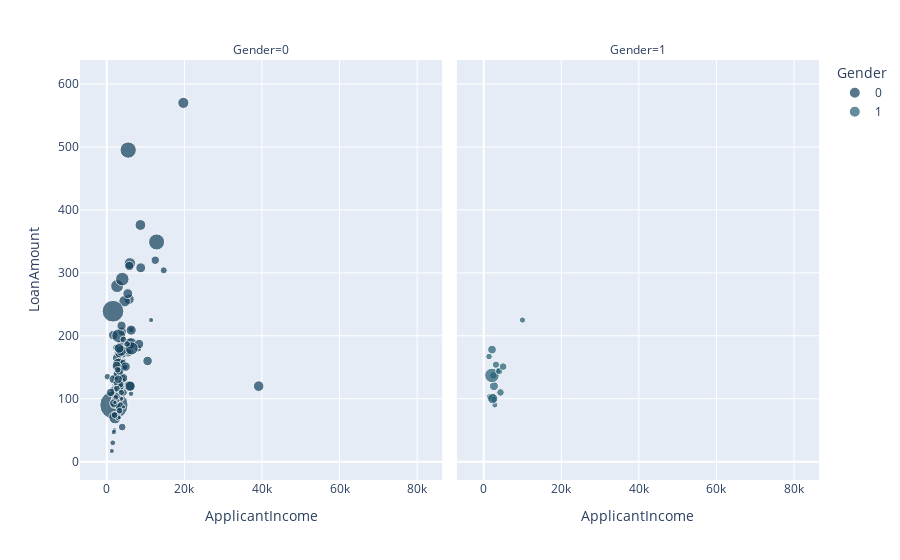

Notebook code cell kept with this figure:
### Code cell
pe.scatter(
    data_frame=df,
    x = "ApplicantIncome", #1
    y = 'LoanAmount', #2
    color="Gender", #criteria for coloring #3
    color_discrete_sequence=pe.colors.sequential.Darkmint_r,
    size = "CoapplicantIncome", #4
    facet_col="Gender" #divided original graph into separate graphs arranged column wise

)

### Figure 1 — Plotly figure (JSON) as saved in the notebook; plotly's stock layout.template omitted (floating-point values rounded to 4 significant figures; data arrays with more than 128 entries replaced by an {"elided": "..."} marker saying what was removed)
{"data": [{"hovertemplate": "Gender=0<br>ApplicantIncome=%{x}<br>LoanAmount=%{y}<br>CoapplicantIncome=%{marker.size}<extra></extra>", "legendgroup": "0", "marker": {"color": "rgb(18, 63, 90)", "size": {"elided": "245 int values"}, "sizemode": "area", "sizeref": 84.59, "symbol": "circle"}, "mode": "markers", "name": "0", "orientation": "v", "showlegend": true, "type": "scatter", "x": {"elided": "245 int values"}, "xaxis": "x", "y": {"elided": "245 int values"}, "yaxis": "y"}, {"hovertemplate": "Gender=1<br>ApplicantIncome=%{x}<br>LoanAmount=%{y}<br>CoapplicantIncome=%{marker.size}<extra></extra>", "legendgroup": "1", "marker": {"color": "rgb(35, 93, 114)", "size": [2283, 1644, 1560, 0, 3237, 1863, 0, 0, 1459, 3440, 0, 0, 0, 1800, 0, 0, 2302, 8980, 0, 0, 0, 0, 1881, 1666, 0, 0, 0, 1717, 4486, 0, 0, 0, 2451, 0, 0, 0, 0, 0, 0, 0, 0, 0, 2275, 2541, 0, 0, 0, 0, 0, 0, 0, 0, 0], "sizemode": "area", "sizeref": 84.59, "symbol": "circle"}, "mode": "markers", "name": "1", "orientation": "v", "showlegend": true, "type": "scatter", "x": [3167, 1928, 2876, 4408, 2149, 2400, 7200, 11500, 3667, 2645, 3237, 5500, 5000, 1500, 14866, 4606, 2484, 2137, 2600, 4166, 4583, 3086, 1378, 10000, 3812, 3400, 4583, 2600, 2330, 3510, 7441, 3867, 4333, 3427, 3481, 4300, 3625, 2138, 8333, 4230, 3244, 4723, 4000, 5000, 2378, 4583, 4166, 3083, 10408, 10000, 3180, 3846, 2378], "xaxis": "x2", "y": [154, 100, 90, 120, 178, 104, 120, 286, 144, 120, 30, 105, 103, 103, 70, 81, 137, 137, 160, 116, 112, 120, 167, 225, 112, 95, 133, 99, 100, 76, 194, 62, 110, 138, 155, 136, 108, 99, 280, 112, 80, 81, 144, 151, 9, 84, 44, 255, 259, 214, 71, 111, 46], "yaxis": "y2"}], "layout": {"annotations": [{"font": {}, "showarrow": false, "text": "Gender=0", "x": 0.245, "xanchor": "center", "xref": "paper", "y": 1, "yanchor": "bottom", "yref": "paper"}, {"font": {}, "showarrow": false, "text": "Gender=1", "x": 0.755, "xanchor": "center", "xref": "paper", "y": 1, "yanchor": "bottom", "yref": "paper"}], "legend": {"itemsizing": "constant", "title": {"text": "Gender"}, "tracegroupgap": 0}, "margin": {"t": 60}, "xaxis": {"anchor": "y", "domain": [0, 0.49], "title": {"text": "ApplicantIncome"}}, "xaxis2": {"anchor": "y2", "domain": [0.51, 1], "matches": "x", "title": {"text": "ApplicantIncome"}}, "yaxis": {"anchor": "x", "domain": [0, 1], "title": {"text": "LoanAmount"}}, "yaxis2": {"anchor": "x2", "domain": [0, 1], "matches": "y", "showticklabels": false}}}
